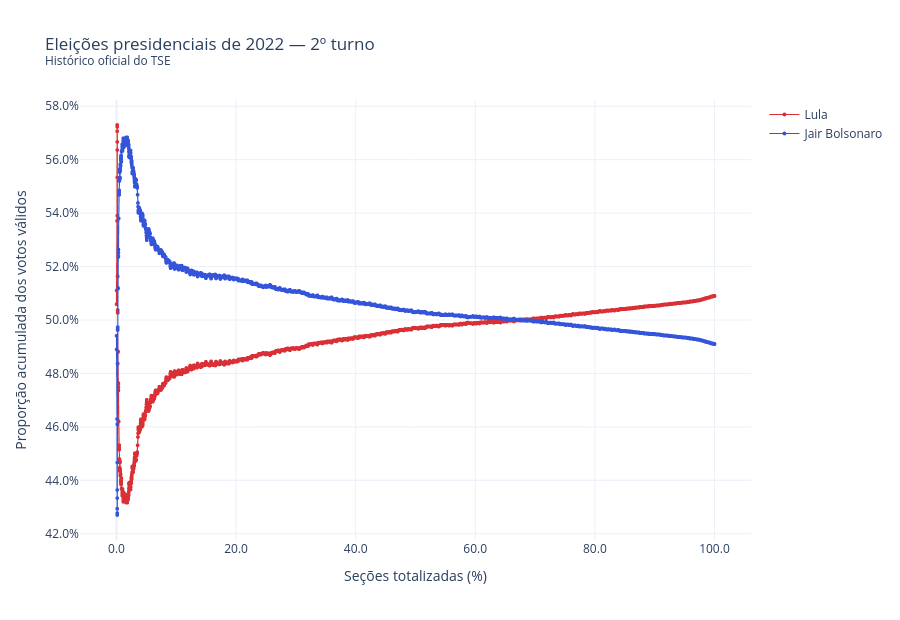

The notebook cell saved with this chart:
### Code cell
X_AXIS = "progress"  # "sections" when available
YEAR, ROUND = 2022, 2
df = load_counting(YEAR, ROUND)

fig = plot_counting(df, YEAR, ROUND, x_axis=X_AXIS)

### Figure 1 — Plotly figure (JSON) as saved in the notebook; plotly's stock layout.template omitted (floating-point values rounded to 4 significant figures; data arrays with more than 128 entries replaced by an {"elided": "..."} marker saying what was removed)
{"data": [{"hovertemplate": "Progresso: %{x:,.2f}<br>Votos válidos: %{y:.4%}<extra>Lula</extra>", "line": {"color": "#d92f35", "width": 1.2}, "marker": {"color": "#d92f35", "size": 4}, "mode": "lines+markers", "name": "Lula", "type": "scattergl", "x": {"elided": "5286 float values"}, "y": {"elided": "5286 float values"}}, {"hovertemplate": "Progresso: %{x:,.2f}<br>Votos válidos: %{y:.4%}<extra>Jair Bolsonaro</extra>", "line": {"color": "#3455d9", "width": 1.2}, "marker": {"color": "#3455d9", "size": 4}, "mode": "lines+markers", "name": "Jair Bolsonaro", "type": "scattergl", "x": {"elided": "5286 float values"}, "y": {"elided": "5286 float values"}}], "layout": {"dragmode": "zoom", "height": 620, "hovermode": "closest", "title": {"text": "Eleições presidenciais de 2022 — 2º turno<br><sup>Histórico oficial do TSE</sup>"}, "xaxis": {"tickformat": ".1f", "title": {"text": "Seções totalizadas (%)"}}, "yaxis": {"tickformat": ".1%", "title": {"text": "Proporção acumulada dos votos válidos"}}}}
